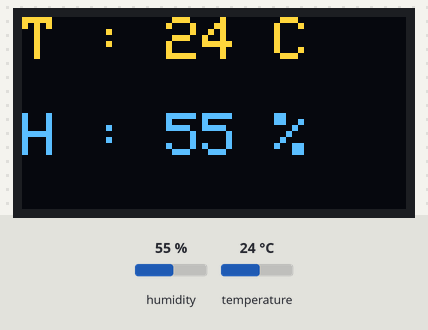
Simulated run of this sketch. Board: Arduino Uno, built with avr-gcc and run on an emulated ATmega328P. Shown: 128×64 one-colour display. The test bench sets the inputs (shaded band); at power-on: humidity 55 %, temperature 24 °C. The OLED is the two-colour kind (top 16 rows yellow).

Above: at 1.2 s.
1.3 s: humidity set to 22 %
At 2.5 s:
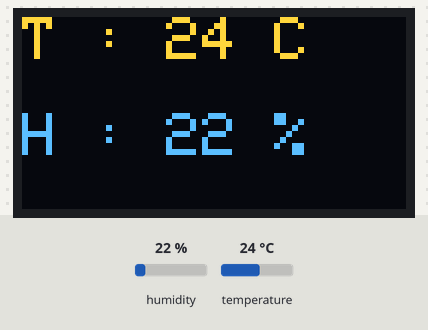
4.1 s: temperature set to 12 °C
At 4.7 s:
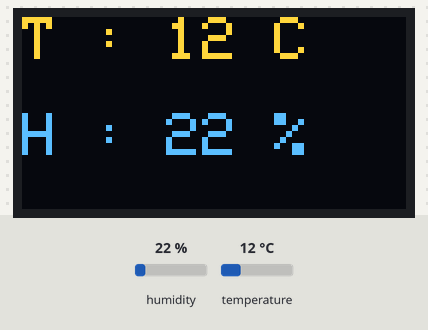
6.9 s: humidity set to 40 %
At 9.1 s:
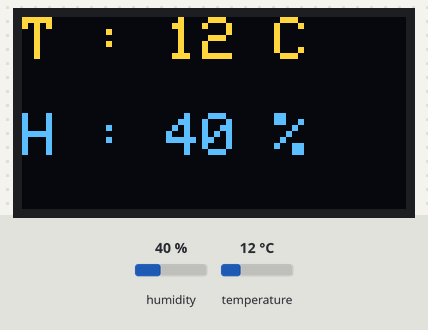
9.8 s: temperature set to 19 °C
At 11.3 s:
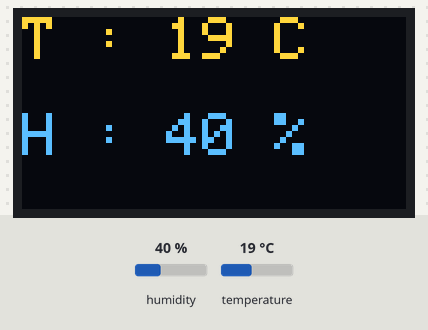
Timing chart, 0 to 12.8 s (numbered marks = the images above; inputs shaded):
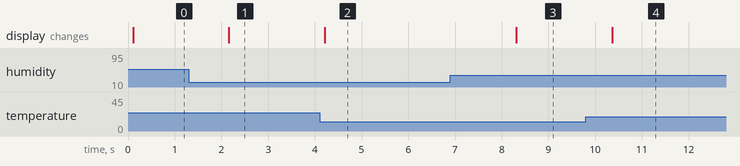

Measured:
- after the input at 1.3 s, the display: changes after 0.86 s (image 1)
- after the input at 4.1 s, the display: changes after 0.11 s (image 2)
- after the input at 6.9 s, the display: changes after 1.4 s (image 3)
- after the input at 9.8 s, the display: changes after 0.56 s (image 4)

The sketch:

13_2_DHT11_OLED.ino
```cpp
#include <dht11.h>
dht11 DHT11;
#define DHT11PIN 12

#include <Adafruit_GFX.h>
#include <Adafruit_SSD1306.h>
#define SCREEN_WIDTH 128 // OLED display width, in pixels
#define SCREEN_HEIGHT 64 // OLED display height, in pixels
#define OLED_RESET     4 // Reset pin # (or -1 if sharing Arduino reset pin)
#define SCREEN_ADDRESS 0x3C ///< See datasheet for Address; 0x3D for 128x64, 0x3C for 128x32
Adafruit_SSD1306 display(SCREEN_WIDTH, SCREEN_HEIGHT, &Wire, OLED_RESET);
#define NUMFLAKES     10 // Number of snowflakes in the animation example

void setup() {
  Serial.begin(9600);
  // SSD1306_SWITCHCAPVCC = generate display voltage from 3.3V internally
  if(!display.begin(SSD1306_SWITCHCAPVCC, SCREEN_ADDRESS)) {
    Serial.println(F("SSD1306 allocation failed"));
    for(;;); // Don't proceed, loop forever
  }

   // Clear the buffer
  display.clearDisplay();
  display.display();
}

void loop() {
  int chk = DHT11.read(DHT11PIN); //Read the values detected by the DHT11
  display.setTextSize(2);             // Normal 1:1 pixel scale
  display.setTextColor(SSD1306_WHITE);        // Draw white text
  display.setCursor(0,0);             // Start at top-left corner
  display.print(F("T : "));
  display.print(DHT11.temperature);
  display.println(F(" C"));
  display.println(F(""));
  display.print(F("H : "));
  display.print(DHT11.humidity);
  display.println(F(" %"));
  display.display();
  display.clearDisplay();
  delay(2000);
}
```
